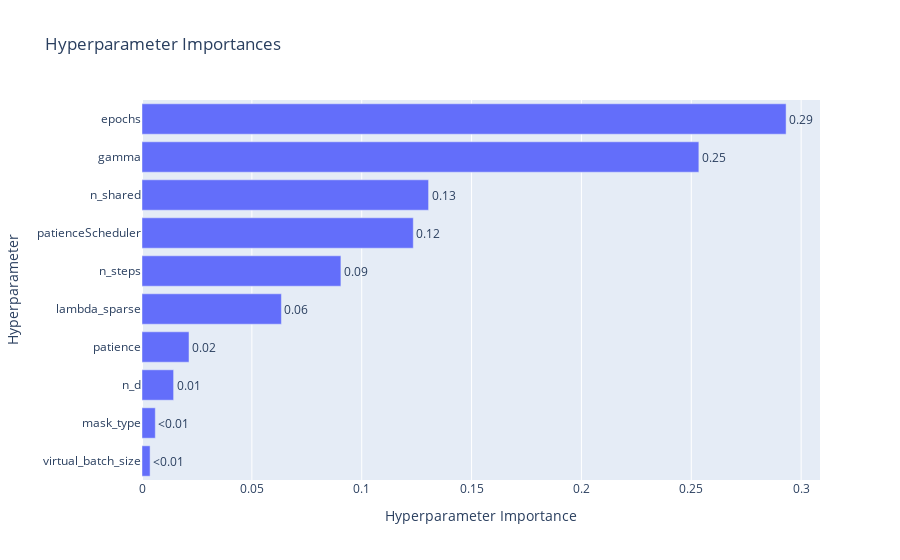

The notebook cell saved with this chart:
### Code cell
optuna.visualization.plot_param_importances(study)

### Figure 1 — Plotly figure (JSON) as saved in the notebook; plotly's stock layout.template omitted (floating-point values rounded to 4 significant figures)
{"data": [{"cliponaxis": false, "hovertemplate": ["virtual_batch_size (IntDistribution): 0.0036810612122500077<extra></extra>", "mask_type (CategoricalDistribution): 0.006056946101199491<extra></extra>", "n_d (IntDistribution): 0.014388552972665882<extra></extra>", "patience (IntDistribution): 0.021394076460542703<extra></extra>", "lambda_sparse (FloatDistribution): 0.06344677691158868<extra></extra>", "n_steps (IntDistribution): 0.09053080559261223<extra></extra>", "patienceScheduler (IntDistribution): 0.12347508980075247<extra></extra>", "n_shared (IntDistribution): 0.13043019393775857<extra></extra>", "gamma (FloatDistribution): 0.25344464896345814<extra></extra>", "epochs (IntDistribution): 0.29315184804717204<extra></extra>"], "name": "Objective Value", "orientation": "h", "text": ["<0.01", "<0.01", "0.01", "0.02", "0.06", "0.09", "0.12", "0.13", "0.25", "0.29"], "textposition": "outside", "type": "bar", "x": [0.003681, 0.006057, 0.01439, 0.02139, 0.06345, 0.09053, 0.1235, 0.1304, 0.2534, 0.2932], "y": ["virtual_batch_size", "mask_type", "n_d", "patience", "lambda_sparse", "n_steps", "patienceScheduler", "n_shared", "gamma", "epochs"]}], "layout": {"title": {"text": "Hyperparameter Importances"}, "xaxis": {"title": {"text": "Hyperparameter Importance"}}, "yaxis": {"title": {"text": "Hyperparameter"}}}}
